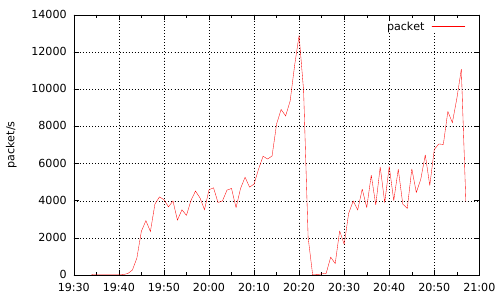

The gnuplot source for this figure:
#! /usr/bin/gnuplot
set xdata time
set timefmt "%H:%M:%S"

#set term png 

#pdf  格式的图片分辨率更高
set terminal pdf linewidth 1

set grid
#set output "`date +%F`.2.png"
#set output "packet.png"
set output "pdf_format.pdf"
set ylabel "packet/s" 
#plot "top_g2.txt"  using 1:2 title "--cpu--" with lines
plot "data.txt" using 1:2 title "packet" with lines
